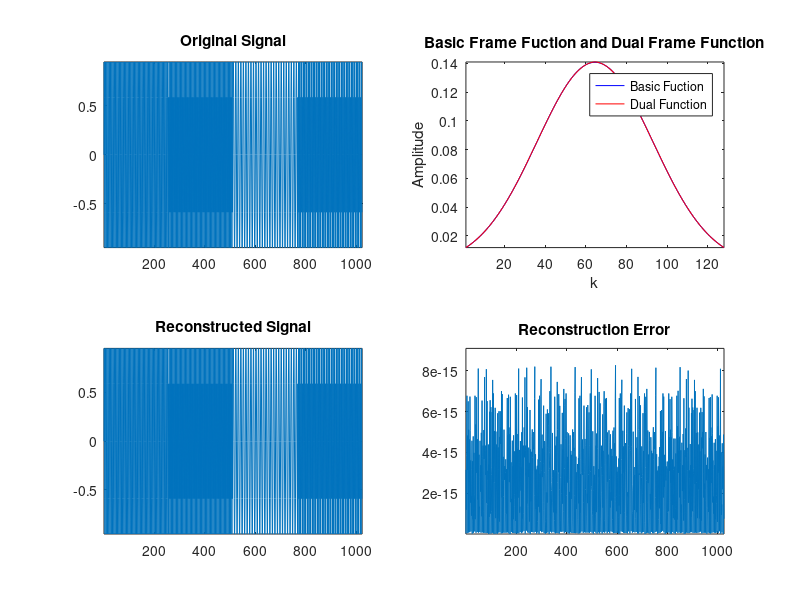
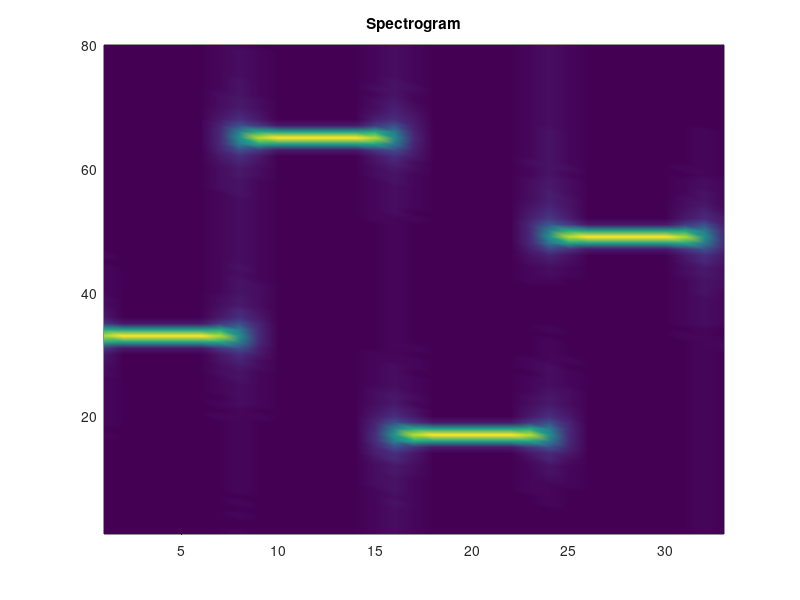

Here is the MATLAB script that generated these plots, in order:
function test_dgt
%dgt.m: This programme is used to compute dual frame and reconstruct 
%           the original signal.
%Copyright(c) Xi'an Jiaotong University, Pengliang YANG,2010.5.1
%
% Reference: Qian, Shie, and Dapang Chen. "Discrete gabor transform."
%   Signal Processing, IEEE Transactions on 41.7 (1993): 2429-2438.
clc, clear,close all

Ls = 1024;          % length of the original signal s[n]
Ts = 1/1000;        % Sampling time: Ts = 1/Fs
t =[0:Ls-1]*Ts;
s = [sin(400*pi*t(1:256))   sin(800*pi*t(257:512))...
    sin(200*pi*t(513:768))    sin(600*pi*t(769:1024))];  % s[n]

% s = sin(400*pi*t.^2)+sin(400*pi*fliplr(t.^2));

figure(1),clf
subplot(221)
plot(s),axis tight
title('Original Signal')

L =128;            % length of the frame basic function
[u,dM] = mydivider(Ls+L);% dM:step length in time field
M = (Ls+L)/dM-1;
Lo = Ls+L-dM;         
[ ,dN] = mydivider(M);
N = Lo/dN;         
r = Lo/(dM*dN);     % oversampling rate
fprintf('oversampling rate:r = %f\n',r)
sigma2 = dM*N/(2*pi);   
k = [0:L-1];
h = (pi*sigma2)^(-0.25)*exp(-(k-0.5*(L-1)).^2/(2*sigma2));

s = [zeros(1,Lo-Ls) s ]; % auxiliary periodic sequence for s(t)->s[n]
h = [h zeros(1,Lo-L)];  % auxiliary periodic sequence for h(t)->h[n]
h = h/norm(h);

H = zeros(dM*dN,Lo);
for q = 0:dN-1
    for p = 0:dM-1
        for k = 0:Lo-1
            indice = mymod(k+q*N+1,Lo);
            H(p+q*dM+1,k+1) = h(indice)*exp(-j*2*pi*p*k/dM);
        end
    end
end
u = [dM/N,zeros(1,dM*dN-1)]';
g = conj(pinv(H)*u);    % g(t) is the dual function of h(t).g(t)->g[n] 
gg = g/norm(g);         % normalization
subplot(222)
plot(h(1:L),'b')
hold on 
plot(real(gg(1:L)),'r'),axis tight
xlabel('k'),ylabel('Amplitude')
title('Basic Frame Fuction and Dual Frame Function')
legend('Basic Fuction','Dual Function')

    % ------------------Gabor Transform--------------------------
for m = 1:M
    for k = 1:Lo
        temp(k) = s(k)*conj(g(mymod(k-(m-1)*dM,Lo)));
    end
    temp = reshape(temp,N,dN);  % ----change dimension:Lo->N*dN
    C(m,:) = sum(fft(temp),2);  % ----line:N-FFT��sum in row.
end    
    % -----Inverse Transform(Reconstruct the original signal----- 
ss = zeros(1,Lo); 
for k = 1:Lo
    for m = 1:M
        InvC(m,:) = N*ifft(C(m,:));
        ss(k) = ss(k)+h(mymod(k-(m-1)*dM,Lo))*InvC(m,mymod(k,N));
    end
end
subplot(223)
plot(real(ss(Lo-Ls+1:Lo))),axis tight
title('Reconstructed Signal')
err = abs(s(Lo-Ls+1:Lo)-ss(Lo-Ls+1:Lo));
subplot(224)
plot(err),axis tight
title('Reconstruction Error')

figure(2),clf
pcolor(abs(C(floor((Lo-Ls+1)/dM):M,1:N/2)).')
shading interp
title('Spectrogram')


function y = mymod(x,N)
%mymod: like mod(x,N) or rem(x,N),if y == 0,substitute 0 with N
%   Example:
%           >>y=mymod([1:6],4)
%           y =
%                1     2     3     4     1     2
%Copyright(c) Xi'an Jiaotong University,Pengliang YANG,2010.5.1
y = mod(x,N);
y(find(y==0)) = N;

function [M,N] = mydivider(L)
%mydivider: Find dividers of an integer.  
%  	[M,N] = divider(L) find two integers M and N, such that 
%    M*N = L, M >= N, M and N as close as possible from sqrt(L).
%  	Example :
%       L = 258; [M,N] = mydivider(L)
%Copyright(c) Xi'an Jiaotong University, Pengliang YANG,2010.5.1
N = floor(sqrt(L));
flag = 1;
while flag == 1
    Nold = N;
    M = ceil(L/N);
    N = floor(L/M);
    flag = (N~=Nold);
end